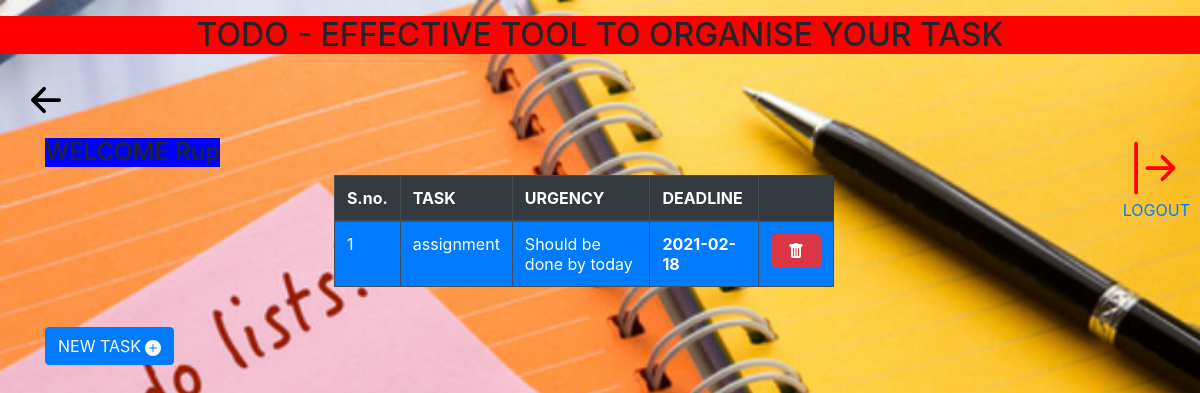
The page /profile (signed in) on the database its author committed.
### tables this page shows
CREATE TABLE "Activity" (
	"id"	INTEGER NOT NULL UNIQUE,
	"Taskname"	TEXT NOT NULL,
	"Urgency"	TEXT NOT NULL,
	"Deadline"	TEXT NOT NULL,
	"user"	TEXT NOT NULL,
	PRIMARY KEY("id" AUTOINCREMENT)
);

### server.py (the view)
@app.route('/profile')
def profile():
    if "user" in session:
        username = session['user']
        user = check(username)
        activity = user["activity"]
        date = str(datetime.datetime.now())
        date = date.split(' ')[0]
        print(date)
        return render_template('profile.htm' ,user=username,data=activity,date=date)
    else:
        return redirect(url_for('login'))

### dbcheck.py (called while the page is built)
def check(user):
    d = {}
    conn = sqlite3.connect('todo.db')
    select_userquery = "SELECT * FROM User WHERE username = '{}' OR email = '{}' ;"
    select_activity  = "SELECT * FROM Activity WHERE user = '{}' ;"
    formatted = select_userquery.format(user , user , 1)
    formatted1 = select_activity.format(user)
    ls = list(conn.execute(formatted))
    ls1 = list(conn.execute(formatted1))
    if len(ls) > 0:
        d["name"] =  ls[0][1]
        d["user"] = ls[0][0]
        d["password"] = ls[0][2]
        d["activity"]= ls1
        return d
    else:
        return -1
    conn.close()

### templates/profile.htm (shortened to what this page needs)
<html>
<head>
<link href="/static/bootstrap.css" rel="stylesheet"/>
<svg xmlns="/static/plus-circle-fill.svg" width="16" height="16" fill="currentColor" class="bi bi-plus-circle-fill" viewBox="0 0 16 16"></svg>
</head>
<body class = "image-setter" >
<header class="h2" style="background-color : #FF0000;"> <center> <h2> TODO - EFFECTIVE TOOL TO ORGANISE YOUR TASK  </h2>  </center> </header>
<nav >
<a class="nav-link" href="/" >
</a>
<a style="float : right; margin-right:10px ; " href="/logout">
<br/>
<span class="color : #FF0000;"> LOGOUT </span>
</a>
</nav>
<div class="container">
<label class="h4" style="background-color : blue ; "> WELCOME  {{user}} </label>
<br/>
<form action="/delete" method="post" >
<table class="table table-hover table-bordered table-dark" style="margin:auto ; width:500px;">
<thead>
<tr>
<th> S.no. </th>
<th> TASK </th>
<th> URGENCY </th>
<th> DEADLINE </th>
</tr>
</thead>
{% if data|length == 0 %}
<tr>
<td colspan="4" class="bg-info" ><center> <i>  No pending task </i> </center> </td>
</tr>
{% else %}
{% for x in data %}
<tr class="bg-primary">
<td> {{loop.index}} </td>
<td> {{x[1]}} </td>
<td> {{x[2]}}  </td>
<td> <b> {{x[3]}}  </b> </td>
<td> <button  class="btn btn-lg btn-danger" name="delete"  type="submit" value="{{x[0]}}">  </button>  </td>
</tr>
{% endfor %}
</table>
{% endif %}
</form>
<br/>
<button type="button" class="btn btn-primary" id="myInput" data-toggle="modal" data-target="#exampleModalLong">
  NEW TASK  <svg xmlns="http://www.w3.org/2000/svg" width="16" height="16" fill="currentColor" class="bi bi-plus-circle-fill" viewBox="0 0 16 16">
  <path d="M16 8A8 8 0 1 1 0 8a8 8 0 0 1 16 0zM8.5 4.5a.5.5 0 0 0-1 0v3h-3a.5.5 0 0 0 0 1h3v3a.5.5 0 0 0 1 0v-3h3a.5.5 0 0 0 0-1h-3v-3z"/>
  <i class="bi bi-plus-circle-fill"></i>
  </svg>
</button>
</body>
</html>

### templates/profile.htm (style rules this page uses)
.image-setter { background-image : url(/static/todo.jpeg) ; height : 100% ; background-repeat : no-repeat ; background-position : center ; background-size : cover ; }

### rows shown on the page
Activity: Taskname "assignment", Urgency "Should be done by today", Deadline "2021-02-18", {{ x[0] }} 16 (drawn)

### other values the page prints
{{ user }} "Rup"
